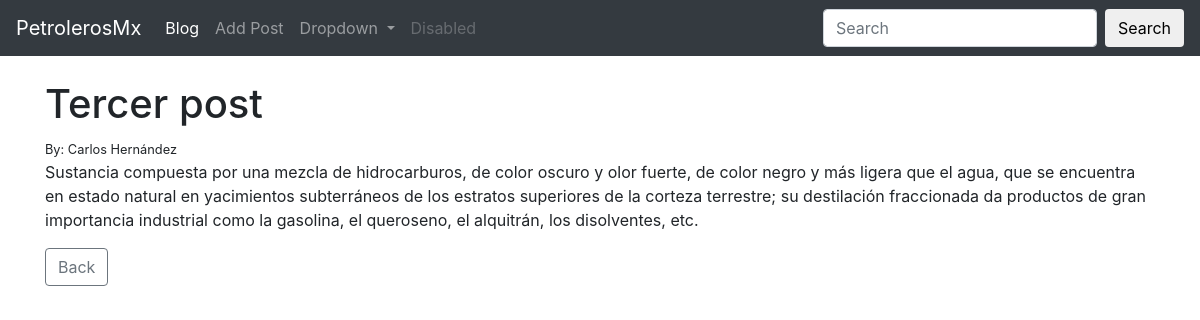
Page /article/3 on the committed database.
### theblog/models.py (models this page shows, shortened)
class Post(models.Model):
    title = models.CharField(max_length=255)
    title_tag = models.CharField(max_length=100, default='Este es un post')
    author = models.ForeignKey(User, on_delete=models.CASCADE)
    body = models.TextField()

### theblog/views.py (the view)
# urls.py: path('article/<int:pk>', ArticleDetailView.as_view(), name='article-detail'),
class ArticleDetailView(DetailView):
    model = Post
    template_name = 'article_details.html'

### theblog/templates/article_details.html (shortened to what this page needs)
<!DOCTYPE html>
<html lang="en">
<head>
</head>
<body>
    {% extends 'base.html' %}
    {% block content%}
    <h1>{{ post.title }}</h1>
    <small>By: {{ post.author.first_name}} {{ post.author.last_name}}</small>
    <br>
    <p>{{ post.body }}</p>
    <a href="{% url 'index' %}">
        <button type="button" class="btn btn-outline-secondary">Back</button>
    </a>
    {% endblock %}

### rows in the picture
Post: title "Tercer post", author.first_name "Carlos", author.last_name "Hernández", body "Sustancia compuesta por una mezcla de hidrocarburos, de color oscuro y olor fuerte, de color negro y más ligera que el agua, que se encuentra en estado natural en yacimientos subterráneos de los estratos superiores de la corteza terrestre; su destilación fraccionada da productos de gran importancia industrial como la gasolina, el queroseno, el alquitrán, los disolventes, etc."
